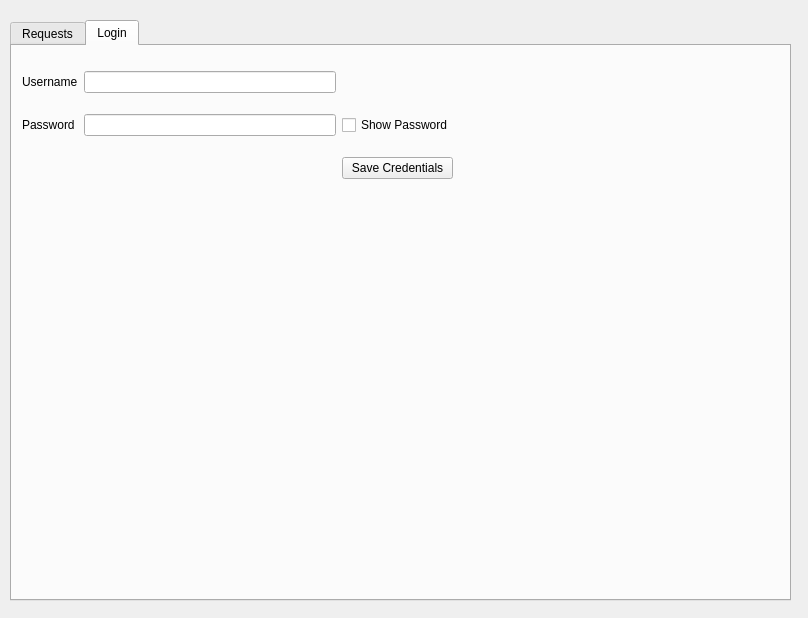
<?xml version="1.0" encoding="UTF-8"?>
<ui version="4.0">
 <class>AppEEARSDialogBase</class>
 <widget class="QDialog" name="AppEEARSDialogBase">
  <property name="geometry">
   <rect>
    <x>0</x>
    <y>0</y>
    <width>808</width>
    <height>618</height>
   </rect>
  </property>
  <property name="minimumSize">
   <size>
    <width>800</width>
    <height>600</height>
   </size>
  </property>
  <property name="windowTitle">
   <string>AppEEARS QGIS</string>
  </property>
  <widget class="QTabWidget" name="tabWidget">
   <property name="geometry">
    <rect>
     <x>10</x>
     <y>20</y>
     <width>781</width>
     <height>581</height>
    </rect>
   </property>
   <property name="tabPosition">
    <enum>QTabWidget::North</enum>
   </property>
   <property name="currentIndex">
    <number>1</number>
   </property>
   <property name="elideMode">
    <enum>Qt::ElideRight</enum>
   </property>
   <widget class="QWidget" name="requests_tab">
    <attribute name="title">
     <string>Requests</string>
    </attribute>
    <layout class="QGridLayout" name="gridLayout_2">
     <item row="0" column="0">
      <layout class="QGridLayout" name="task_gridLayout">
       <property name="sizeConstraint">
        <enum>QLayout::SetFixedSize</enum>
       </property>
       <item row="0" column="0">
        <widget class="QPushButton" name="refresh_pushButton">
         <property name="text">
          <string>Refresh</string>
         </property>
        </widget>
       </item>
      </layout>
     </item>
     <item row="1" column="0">
      <widget class="QTableWidget" name="task_tableWidget"/>
     </item>
     <item row="2" column="0">
      <layout class="QGridLayout" name="bundle_gridLayout">
       <item row="0" column="0">
        <widget class="QPushButton" name="select_pushButton">
         <property name="text">
          <string>Select</string>
         </property>
        </widget>
       </item>
      </layout>
     </item>
     <item row="3" column="0">
      <widget class="QTableWidget" name="bundle_tableWidget"/>
     </item>
     <item row="4" column="0">
      <layout class="QGridLayout" name="load_button_gridLayout">
       <item row="1" column="0">
        <widget class="QPushButton" name="load_data_pushButton">
         <property name="text">
          <string>Load Data</string>
         </property>
        </widget>
       </item>
      </layout>
     </item>
    </layout>
   </widget>
   <widget class="QWidget" name="auth_tab">
    <attribute name="title">
     <string>Login</string>
    </attribute>
    <widget class="QWidget" name="gridLayoutWidget">
     <property name="geometry">
      <rect>
       <x>10</x>
       <y>10</y>
       <width>431</width>
       <height>141</height>
      </rect>
     </property>
     <layout class="QGridLayout" name="auth_gridLayout">
      <item row="2" column="2">
       <widget class="QPushButton" name="save_credentials_pushButton">
        <property name="text">
         <string>Save Credentials</string>
        </property>
       </widget>
      </item>
      <item row="0" column="0">
       <widget class="QLabel" name="username_label">
        <property name="text">
         <string>Username</string>
        </property>
       </widget>
      </item>
      <item row="1" column="1">
       <widget class="QLineEdit" name="password_lineEdit">
        <property name="inputMethodHints">
         <set>Qt::ImhHiddenText|Qt::ImhNoAutoUppercase|Qt::ImhNoPredictiveText|Qt::ImhSensitiveData</set>
        </property>
        <property name="echoMode">
         <enum>QLineEdit::Password</enum>
        </property>
       </widget>
      </item>
      <item row="1" column="0">
       <widget class="QLabel" name="password_label">
        <property name="text">
         <string>Password</string>
        </property>
       </widget>
      </item>
      <item row="1" column="2">
       <widget class="QCheckBox" name="show_password_checkBox">
        <property name="text">
         <string>Show Password</string>
        </property>
       </widget>
      </item>
      <item row="0" column="1">
       <widget class="QLineEdit" name="username_lineEdit"/>
      </item>
     </layout>
    </widget>
   </widget>
  </widget>
 </widget>
 <resources/>
 <connections/>
</ui>
